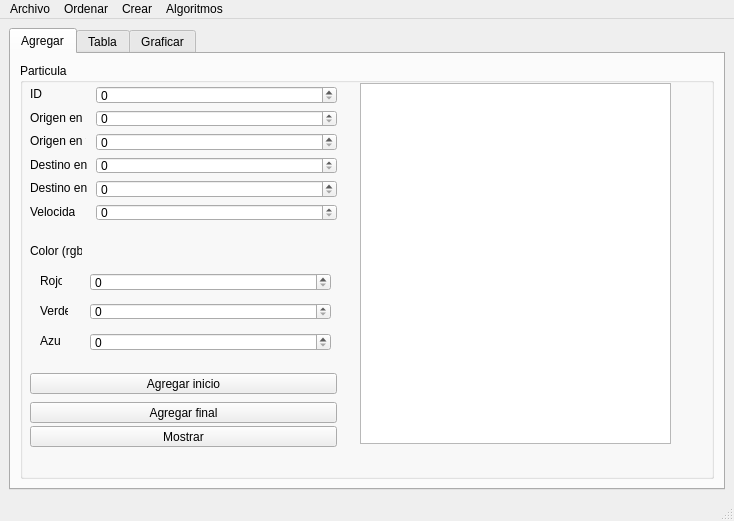
<?xml version="1.0" encoding="UTF-8"?>
<ui version="4.0">
 <class>MainWindow</class>
 <widget class="QMainWindow" name="MainWindow">
  <property name="geometry">
   <rect>
    <x>0</x>
    <y>0</y>
    <width>734</width>
    <height>521</height>
   </rect>
  </property>
  <property name="windowTitle">
   <string>MainWindow</string>
  </property>
  <property name="accessibleName">
   <string/>
  </property>
  <property name="accessibleDescription">
   <string/>
  </property>
  <widget class="QWidget" name="centralwidget">
   <layout class="QGridLayout" name="gridLayout_3">
    <item row="0" column="0">
     <widget class="QTabWidget" name="tabWidget">
      <property name="currentIndex">
       <number>0</number>
      </property>
      <widget class="QWidget" name="tab">
       <attribute name="title">
        <string>Agregar</string>
       </attribute>
       <layout class="QGridLayout" name="gridLayout_4">
        <item row="0" column="0">
         <widget class="QGroupBox" name="groupBox">
          <property name="title">
           <string>Particula</string>
          </property>
          <widget class="QLabel" name="label_8">
           <property name="geometry">
            <rect>
             <x>20</x>
             <y>210</y>
             <width>22</width>
             <height>16</height>
            </rect>
           </property>
           <property name="text">
            <string>Rojo</string>
           </property>
          </widget>
          <widget class="QLabel" name="label">
           <property name="geometry">
            <rect>
             <x>10</x>
             <y>23</y>
             <width>16</width>
             <height>16</height>
            </rect>
           </property>
           <property name="text">
            <string>ID</string>
           </property>
          </widget>
          <widget class="QLabel" name="label_5">
           <property name="geometry">
            <rect>
             <x>10</x>
             <y>141</y>
             <width>45</width>
             <height>16</height>
            </rect>
           </property>
           <property name="text">
            <string>Velocidad</string>
           </property>
          </widget>
          <widget class="QLabel" name="label_10">
           <property name="geometry">
            <rect>
             <x>20</x>
             <y>270</y>
             <width>20</width>
             <height>16</height>
            </rect>
           </property>
           <property name="text">
            <string>Azul</string>
           </property>
          </widget>
          <widget class="QLabel" name="label_7">
           <property name="geometry">
            <rect>
             <x>10</x>
             <y>180</y>
             <width>52</width>
             <height>16</height>
            </rect>
           </property>
           <property name="text">
            <string>Color (rgb)</string>
           </property>
          </widget>
          <widget class="QLabel" name="label_6">
           <property name="geometry">
            <rect>
             <x>10</x>
             <y>117</y>
             <width>60</width>
             <height>16</height>
            </rect>
           </property>
           <property name="text">
            <string>Destino en y</string>
           </property>
          </widget>
          <widget class="QLabel" name="label_2">
           <property name="geometry">
            <rect>
             <x>10</x>
             <y>47</y>
             <width>56</width>
             <height>16</height>
            </rect>
           </property>
           <property name="text">
            <string>Origen en x</string>
           </property>
          </widget>
          <widget class="QLabel" name="label_9">
           <property name="geometry">
            <rect>
             <x>20</x>
             <y>240</y>
             <width>28</width>
             <height>16</height>
            </rect>
           </property>
           <property name="text">
            <string>Verde</string>
           </property>
          </widget>
          <widget class="QLabel" name="label_4">
           <property name="geometry">
            <rect>
             <x>10</x>
             <y>70</y>
             <width>56</width>
             <height>16</height>
            </rect>
           </property>
           <property name="text">
            <string>Origen en y</string>
           </property>
          </widget>
          <widget class="QPushButton" name="agregar_inicio_pushButton">
           <property name="geometry">
            <rect>
             <x>10</x>
             <y>310</y>
             <width>307</width>
             <height>21</height>
            </rect>
           </property>
           <property name="text">
            <string>Agregar inicio</string>
           </property>
          </widget>
          <widget class="QLabel" name="label_3">
           <property name="geometry">
            <rect>
             <x>10</x>
             <y>94</y>
             <width>60</width>
             <height>16</height>
            </rect>
           </property>
           <property name="text">
            <string>Destino en x</string>
           </property>
          </widget>
          <widget class="QPushButton" name="agregar_final_pushButton">
           <property name="geometry">
            <rect>
             <x>10</x>
             <y>339</y>
             <width>307</width>
             <height>21</height>
            </rect>
           </property>
           <property name="text">
            <string>Agregar final</string>
           </property>
          </widget>
          <widget class="QPushButton" name="mostrar_pushButton">
           <property name="geometry">
            <rect>
             <x>10</x>
             <y>363</y>
             <width>307</width>
             <height>21</height>
            </rect>
           </property>
           <property name="text">
            <string>Mostrar</string>
           </property>
          </widget>
          <widget class="QSpinBox" name="id_spinBox">
           <property name="geometry">
            <rect>
             <x>76</x>
             <y>23</y>
             <width>241</width>
             <height>18</height>
            </rect>
           </property>
           <property name="showGroupSeparator" stdset="0">
            <bool>false</bool>
           </property>
           <property name="maximum">
            <number>500</number>
           </property>
          </widget>
          <widget class="QSpinBox" name="origen_x_spinBox">
           <property name="geometry">
            <rect>
             <x>76</x>
             <y>47</y>
             <width>241</width>
             <height>17</height>
            </rect>
           </property>
           <property name="maximum">
            <number>500</number>
           </property>
          </widget>
          <widget class="QSpinBox" name="origen_y_spinBox">
           <property name="geometry">
            <rect>
             <x>76</x>
             <y>70</y>
             <width>241</width>
             <height>18</height>
            </rect>
           </property>
           <property name="maximum">
            <number>500</number>
           </property>
          </widget>
          <widget class="QSpinBox" name="destino_x_spinBox">
           <property name="geometry">
            <rect>
             <x>76</x>
             <y>94</y>
             <width>241</width>
             <height>17</height>
            </rect>
           </property>
           <property name="maximum">
            <number>500</number>
           </property>
          </widget>
          <widget class="QSpinBox" name="destino_y_spinBox">
           <property name="geometry">
            <rect>
             <x>76</x>
             <y>117</y>
             <width>241</width>
             <height>18</height>
            </rect>
           </property>
           <property name="maximum">
            <number>500</number>
           </property>
          </widget>
          <widget class="QSpinBox" name="velocidad_spinBox">
           <property name="geometry">
            <rect>
             <x>76</x>
             <y>141</y>
             <width>241</width>
             <height>17</height>
            </rect>
           </property>
           <property name="maximum">
            <number>500</number>
           </property>
          </widget>
          <widget class="QSpinBox" name="rojo_spinBox">
           <property name="geometry">
            <rect>
             <x>70</x>
             <y>210</y>
             <width>241</width>
             <height>18</height>
            </rect>
           </property>
           <property name="maximum">
            <number>225</number>
           </property>
          </widget>
          <widget class="QSpinBox" name="verde_spinBox">
           <property name="geometry">
            <rect>
             <x>70</x>
             <y>240</y>
             <width>241</width>
             <height>17</height>
            </rect>
           </property>
           <property name="maximum">
            <number>225</number>
           </property>
          </widget>
          <widget class="QSpinBox" name="azul_spinBox">
           <property name="geometry">
            <rect>
             <x>70</x>
             <y>270</y>
             <width>241</width>
             <height>18</height>
            </rect>
           </property>
           <property name="maximum">
            <number>225</number>
           </property>
          </widget>
          <widget class="QPlainTextEdit" name="plainTextEdit">
           <property name="geometry">
            <rect>
             <x>340</x>
             <y>20</y>
             <width>311</width>
             <height>361</height>
            </rect>
           </property>
          </widget>
         </widget>
        </item>
       </layout>
      </widget>
      <widget class="QWidget" name="tab_2">
       <attribute name="title">
        <string>Tabla</string>
       </attribute>
       <layout class="QGridLayout" name="gridLayout">
        <item row="1" column="0">
         <widget class="QSpinBox" name="buscar_spinBox">
          <property name="statusTip">
           <string/>
          </property>
          <property name="specialValueText">
           <string>ID de la particula</string>
          </property>
          <property name="maximum">
           <number>500</number>
          </property>
         </widget>
        </item>
        <item row="1" column="1">
         <widget class="QPushButton" name="buscar_pushButton">
          <property name="text">
           <string>Buscar</string>
          </property>
         </widget>
        </item>
        <item row="1" column="2">
         <widget class="QPushButton" name="mostrar_tabla_pushButton">
          <property name="text">
           <string>Mostrar</string>
          </property>
         </widget>
        </item>
        <item row="0" column="0" colspan="3">
         <widget class="QTableWidget" name="tabla">
          <property name="midLineWidth">
           <number>0</number>
          </property>
         </widget>
        </item>
       </layout>
      </widget>
      <widget class="QWidget" name="tab_3">
       <attribute name="title">
        <string>Graficar</string>
       </attribute>
       <layout class="QGridLayout" name="gridLayout_2">
        <item row="0" column="0" colspan="2">
         <widget class="QGraphicsView" name="graphicsView"/>
        </item>
        <item row="1" column="0">
         <widget class="QPushButton" name="dibujar">
          <property name="text">
           <string>Dibujar</string>
          </property>
         </widget>
        </item>
        <item row="1" column="1">
         <widget class="QPushButton" name="limpiar">
          <property name="text">
           <string>Limpiar</string>
          </property>
         </widget>
        </item>
       </layout>
      </widget>
     </widget>
    </item>
   </layout>
  </widget>
  <widget class="QMenuBar" name="menubar">
   <property name="geometry">
    <rect>
     <x>0</x>
     <y>0</y>
     <width>734</width>
     <height>21</height>
    </rect>
   </property>
   <widget class="QMenu" name="menuArchivo">
    <property name="title">
     <string>Archivo</string>
    </property>
    <addaction name="actionAbrir"/>
    <addaction name="actionGuardar"/>
   </widget>
   <widget class="QMenu" name="menuOrdenar">
    <property name="title">
     <string>Ordenar</string>
    </property>
    <addaction name="actionOrdenar_por_ID"/>
    <addaction name="actionOrdenar_por_velocidad"/>
    <addaction name="actionOrdenar_por_distancia"/>
   </widget>
   <widget class="QMenu" name="menuCrear">
    <property name="title">
     <string>Crear</string>
    </property>
    <addaction name="actionGrafo"/>
   </widget>
   <widget class="QMenu" name="menuAlgoritmos">
    <property name="title">
     <string>Algoritmos</string>
    </property>
    <addaction name="actionBusqueda_profundidad_anchura"/>
   </widget>
   <addaction name="menuArchivo"/>
   <addaction name="menuOrdenar"/>
   <addaction name="menuCrear"/>
   <addaction name="menuAlgoritmos"/>
  </widget>
  <widget class="QStatusBar" name="statusbar"/>
  <action name="actionAbrir">
   <property name="text">
    <string>Abrir</string>
   </property>
   <property name="shortcut">
    <string>Ctrl+O</string>
   </property>
  </action>
  <action name="actionGuardar">
   <property name="text">
    <string>Guardar</string>
   </property>
   <property name="shortcut">
    <string>Ctrl+S</string>
   </property>
  </action>
  <action name="actionOrdenar_por_ID">
   <property name="text">
    <string>Ordenar por ID</string>
   </property>
   <property name="shortcut">
    <string>Ctrl+I</string>
   </property>
  </action>
  <action name="actionOrdenar_por_velocidad">
   <property name="text">
    <string>Ordenar por velocidad</string>
   </property>
   <property name="shortcut">
    <string>Ctrl+V</string>
   </property>
  </action>
  <action name="actionOrdenar_por_distancia">
   <property name="text">
    <string>Ordenar por distancia</string>
   </property>
   <property name="shortcut">
    <string>Ctrl+D</string>
   </property>
  </action>
  <action name="actionGrafo">
   <property name="text">
    <string>Grafo</string>
   </property>
   <property name="shortcut">
    <string>Ctrl+G</string>
   </property>
  </action>
  <action name="actionBusqueda_profundidad_anchura">
   <property name="text">
    <string>Busqueda profundidad/amplitud</string>
   </property>
   <property name="shortcut">
    <string>Ctrl+B</string>
   </property>
  </action>
 </widget>
 <resources/>
 <connections/>
</ui>
